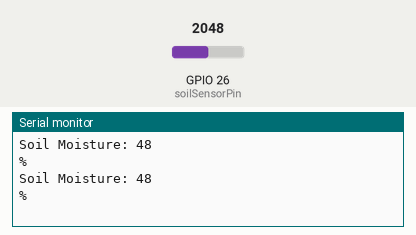
Recording of a sketch running on a simulated ESP32. Parts: the last lines printed to the serial monitor. Inputs (shaded band) come from the test bench; at power-on: GPIO 26 (soilSensorPin) = 2048.

Above: at 2.8 s.
2.9 s: GPIO 26 (soilSensorPin) set to 2866
At 5.2 s:
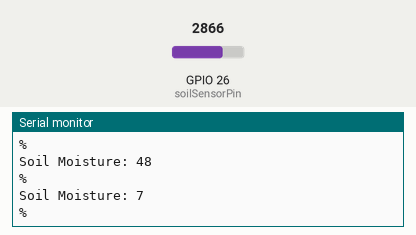
5.6 s: GPIO 26 (soilSensorPin) set to 3603
At 6.9 s:
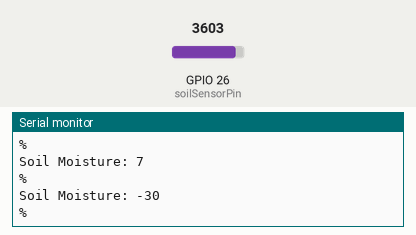
Timing chart, 0 to 8.6 s (numbered marks = the images above; inputs shaded):
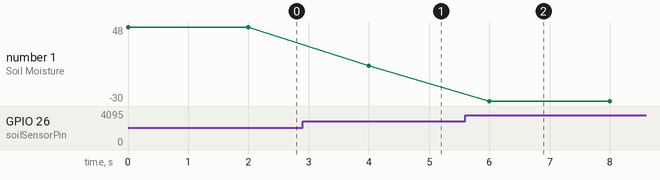

The sketch:

humidite.ino
```cpp
// Pin du capteur d'humidité
const int soilSensorPin = 26;  //Pin analogique obligatoire

void setup() {
  Serial.begin(115200);
}

void loop() {
  // Lire la valeur du capteur d'humidité
  int soilMoistureValue = analogRead(soilSensorPin);

  int  moisture= map(soilMoistureValue,1000,3000,100,0); //conversion de l'entier codé sur 12bit en pourcentage
  // Afficher la valeur dans le terminal
  Serial.print("Soil Moisture: ");
  Serial.println(moisture);
  Serial.println("%");

  delay(2000); // Attendre 2 secondes avant la prochaine lecture
}
```

Measured:
- after the input at 2.9 s, the serial monitor: prints a new line after 1.1 s (image 1)
- after the input at 5.6 s, the serial monitor: prints a new line after 0.40 s (image 2)
- plotted number 1: 48 → 7 after the input at 2.9 s, 7 → -30 after the input at 5.6 s
